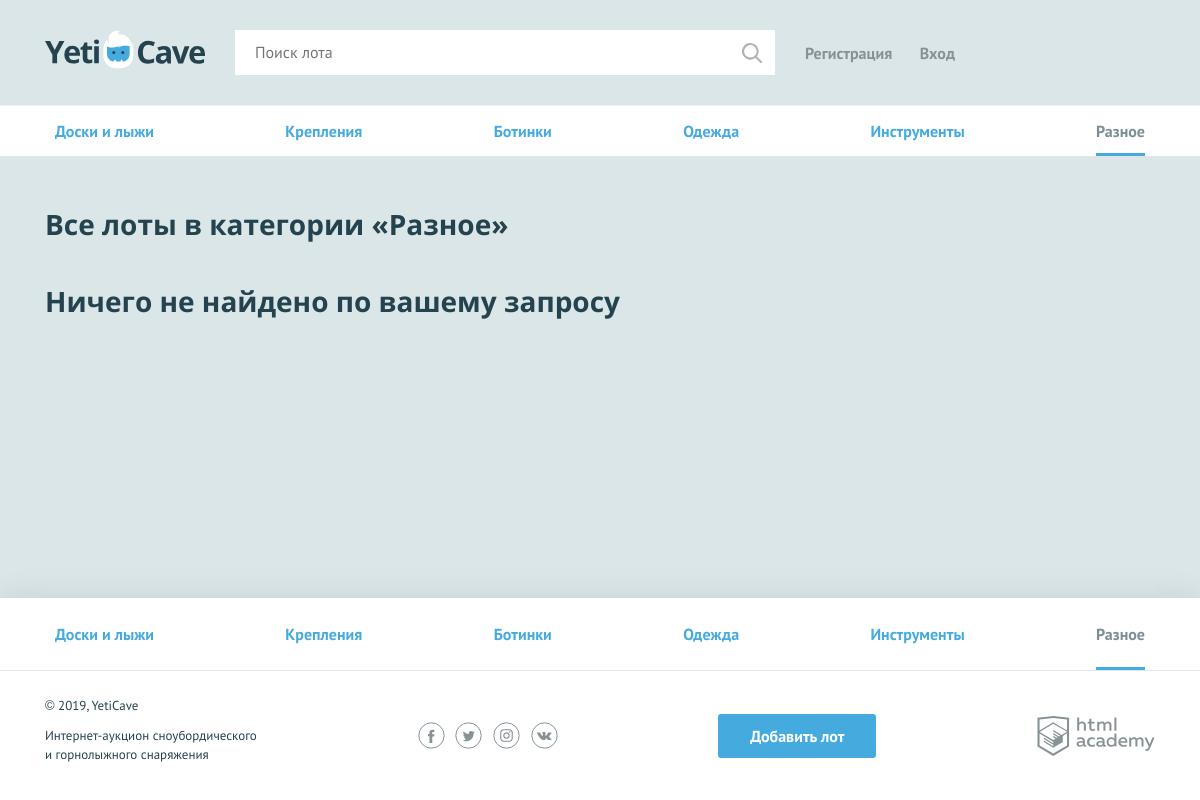
Screenshot of /all_lots.php?category=other&page=1 with the database file from the repository.
### tables this page shows
CREATE TABLE `Category`
(
    `id` INT PRIMARY KEY AUTO_INCREMENT,
    `title` VARCHAR(25) UNIQUE NOT NULL,
    `code` VARCHAR(15) UNIQUE NOT NULL
);

### helpers.php (called while the page is built, shortened)
<?php
function include_template($name, array $data = []) {
    $name = 'templates/' . $name;
    extract($data);
    require $name;
    $result = ob_get_clean();
    return $result;
}

### functions.php (called while the page is built, shortened)
<?php
require_once('helpers.php');
function getCategories(mysqli $con): array {
    $sql = 'SELECT * FROM `Category`';
    $result = mysqli_query($con, $sql);
    return mysqli_fetch_all($result, MYSQLI_ASSOC) ?? [];
}
function getCategoryNameByQueryParameter(mysqli $con): string {
    $sql = 'SELECT `title` FROM `Category`
            WHERE `code` = ?';
    $prepare_values = mysqli_prepare($con, $sql);
    $queryParameter = getQueryParameter('category');
    mysqli_stmt_bind_param($prepare_values, 's',
        $queryParameter
    );
    mysqli_stmt_execute($prepare_values);
    $result = mysqli_fetch_row(mysqli_stmt_get_result($prepare_values));
    return $result[0] ?? '';
}
function getQueryParameter(string $parameter): string {
    return $_GET[$parameter] ?? '';
}
function getLotsByCategoryCode(mysqli $con, int $lotsPerPage, string $categoryCode): array {
    $offset = (intval(getQueryParameter('page')) - 1) * $lotsPerPage;
    $sql = 'SELECT `L`.`id`, `L`.`title`, `start_price`, `image`, `C`.`title` AS `category_name`,
            `C`.`code` AS `category_code`, `create_date`, `end_date`
            FROM `Lot` AS `L`
            INNER JOIN `Category` AS `C` ON `L`.`category_id` = `C`.`id`
            WHERE `end_date` >= CURRENT_DATE AND `C`.`code` = ?
            ORDER BY `create_date` DESC
            LIMIT ? OFFSET ?';
    $prepare_values = mysqli_prepare($con, $sql);
    mysqli_stmt_bind_param($prepare_values, 'sii',
        $categoryCode,
        $lotsPerPage,
        $offset
    );
    mysqli_stmt_execute($prepare_values);
    return mysqli_fetch_all(mysqli_stmt_get_result($prepare_values), MYSQLI_ASSOC);
}

### templates/all_lots.php (the view, shortened to what this page needs)
<!DOCTYPE html>
<html lang="ru">
<head>
  <link href="../css/normalize.min.css" rel="stylesheet">
  <link href="../css/style.css" rel="stylesheet">
</head>
<body>
<div class="page-wrapper">
  <?=$header?>
    <div class="container">
      <section class="lots">
        <h2>Все лоты в категории <span>«<?=getCategoryNameByQueryParameter($con) ?>»</span></h2>
          <?php if(!$lots): ?>
              <h2>Ничего не найдено по вашему запросу</h2>
          <?php else: ?>
              <?= $lotsListContent ?>
          <?php endif ?>
      </section>
    </div>
  </main>
</div>
<?=$footer?>
</body>
</html>

### templates/header.php (shortened to what this page needs)
<header class="main-header">
        <div class="main-header__container container">
            <a class="main-header__logo" href="../index.php">
                <img src="../img/logo.svg" width="160" height="39" alt="Логотип компании YetiCave">
            </a>
            <form class="main-header__search" method="get" action="../search.php" autocomplete="off">
                <input type="search" name="search" value="<?= getQueryParameter('search')?>" placeholder="Поиск лота">
                <input class="main-header__search-btn" type="submit" name="find" value="Найти">
            </form>
            <?php if(isset($_SESSION['username'])): ?>
                <a class="main-header__add-lot button" href="../add.php">Добавить лот</a>
                <nav class="user-menu">
                    <div class="user-menu__logged">
                        <p><?=htmlspecialchars($_SESSION['username'])?></p>
                        <a class="user-menu__bets" href="../my_bets.php">Мои ставки</a>
                        <a class="user-menu__logout" href="../logout.php">Выход</a>
                    </div>
                <?php else: ?>
                    <ul class="user-menu__list">
                        <li class="user-menu__item">
                            <a href="../registration.php">Регистрация</a>
                        </li>
                        <li class="user-menu__item">
                            <a href="../login.php">Вход</a>
                        </li>
                    </ul>
                <?php endif; ?>
        </div>
    </header>
    <?php if(isset($categories)): ?>
    <main>
        <nav class="nav">
            <ul class="nav__list container">
                <?php foreach($categories as $item):?>
                <li class="nav__item <?php if ($item['code'] === getQueryParameter('category')):?>nav__item--current<?php endif; ?>">
                    <a href="../all_lots.php<?="?category="."{$item['code']}"?>"><?=htmlspecialchars($item['title'])?></a>
                </li>
                <?php endforeach; ?>
            </ul>
        </nav>
    <?php endif; ?>

### templates/footer.php (shortened to what this page needs)
<footer class="main-footer">
    <nav class="nav">
        <ul class="nav__list container">
            <?php foreach($categories as $item):?>
            <li class="nav__item  <?php if ($item['code'] === getQueryParameter('category')):?>nav__item--current<?php endif; ?>">
                <a href="../all_lots.php<?="?category="."{$item['code']}"?>"><?=htmlspecialchars($item['title'])?></a>
            </li>
            <?php endforeach; ?>
        </ul>
    </nav>
    <div class="main-footer__bottom container">
        <div class="main-footer__copyright">
            <p>© 2019, YetiCave</p>
            <p>Интернет-аукцион сноубордического и горнолыжного снаряжения</p>
        </div>
        <div class="main-footer__social social">
            <a class="social__link social__link--facebook" href="#">
            </a>
            <a class="social__link social__link--twitter" href="#">
            </a>
            <a class="social__link social__link--instagram" href="#">
            </a>
            <a class="social__link social__link--vkontakte" href="#">
            </a>
        </div>
        <a class="main-footer__add-lot button" href="../add.php">Добавить лот</a>
        <div class="main-footer__developed-by">
            <a class="logo-academy" href="https://htmlacademy.ru/intensive/php">
            </a>
        </div>
    </div>
</footer>

### css/style.css (style rules this page uses)
html, body { height: 100%; }
.page-wrapper { display: flex; flex-direction: column; min-height: 100%; margin-bottom: -202px; }
.page-wrapper::after { content: ""; display: block; }
.page-wrapper::after { height: 85px; }
main { margin-bottom: 202px; }
body { min-width: 1140px; background-color: #dbe6e9; font-family: "PT Sans", sans-serif; font-weight: 400; font-size: 16px; line-height: 26px; color: #25434e; }
a { text-decoration: none; }
h2 { margin: 0; font-family: "Open Sans", sans-serif; font-size: 28px; line-height: 35px; font-weight: 700; }
.container { width: 1110px; margin: 0 auto; padding: 0 15px; }
.button { display: block; padding: 9px 32px; background-color: #45abde; color: #ffffff; text-align: center; font-weight: 700; border: none; border-radius: 3px; }
.main-header { padding: 30px 0 29px; border-bottom: 1px solid rgba(255, 255, 255, 0.5); }
.main-header__container { display: -webkit-flex; display: -ms-flexbox; display: flex; -webkit-justify-content: flex-start; -ms-flex-pack: start; justify-content: flex-start; }
.main-header__logo { display: block; margin-right: 30px; }
.main-header__search { position: relative; width: 540px; margin-right: 30px; }
.main-header__search input[type="search"] { width: 100%; padding: 8px 19px 9px 19px; border: 1px solid #ffffff; }
.main-header__search-btn { content: ""; position: absolute; top: 3px; right: 3px; width: 20px; height: 20px; padding: 20px; background: url("../img/search.svg") center no-repeat; opacity: 0.3; border: 0; font-size: 0; }
.user-menu__list { display: -webkit-flex; display: -ms-flexbox; display: flex; -webkit-justify-content: space-between; -ms-flex-pack: justify; justify-content: space-between; -webkit-flex-wrap: wrap; -ms-flex-wrap: wrap; flex-wrap: wrap; width: 150px; margin: 0; margin-top: 10px; padding: 0; list-style: none; }
.user-menu__item a { color: #879296; font-weight: 700; }
.main-footer { background-color: #ffffff; box-shadow: 0 0 30px 0 rgba(0, 0, 0, 0.1); }
.main-footer__bottom { display: -webkit-flex; display: -ms-flexbox; display: flex; -webkit-justify-content: space-between; -ms-flex-pack: justify; justify-content: space-between; -webkit-align-items: center; -ms-flex-align: center; align-items: center; padding: 25px 0; }
.main-footer__copyright { max-width: 212px; }
.main-footer__copyright p { margin: 0; margin-bottom: 11px; font-size: 13px; line-height: 19px; }
.main-footer__social { width: 140px; }
.social { display: -webkit-flex; display: -ms-flexbox; display: flex; -webkit-justify-content: space-between; -ms-flex-pack: justify; justify-content: space-between; -webkit-flex-wrap: wrap; -ms-flex-wrap: wrap; flex-wrap: wrap; }
.social__link { width: 27px; height: 27px; }
.logo-academy { display: block; width: 118px; height: 40px; }
.nav { background-color: #ffffff; border-bottom: 1px solid #e1e6e7; }
.nav__list { display: -webkit-flex; display: -ms-flexbox; display: flex; -webkit-justify-content: space-between; -ms-flex-pack: justify; justify-content: space-between; -webkit-flex-wrap: wrap; -ms-flex-wrap: wrap; flex-wrap: wrap; list-style: none; }
.nav__item a { position: relative; display: block; padding: 12px 10px; font-weight: 700; color: #45abde; }
.nav__item a::before { content: ""; display: none; position: absolute; bottom: 0; width: calc(100% - 20px); height: 3px; background-color: #e2e5e6; }
.nav__item--current a { color: rgba(37, 67, 78, 0.6); }
.nav__item--current a::before { display: block; background-color: #45abde; }
.main-footer .nav__item a { padding: 23px 10px; }
.lots { padding-top: 50px; }
.lots h2 { padding-bottom: 42px; }

### rows the page displays
category: title "Доски и лыжи"
category: title "Крепления"
category: title "Ботинки"
category: title "Одежда"
category: title "Инструменты"
category: title "Разное"
